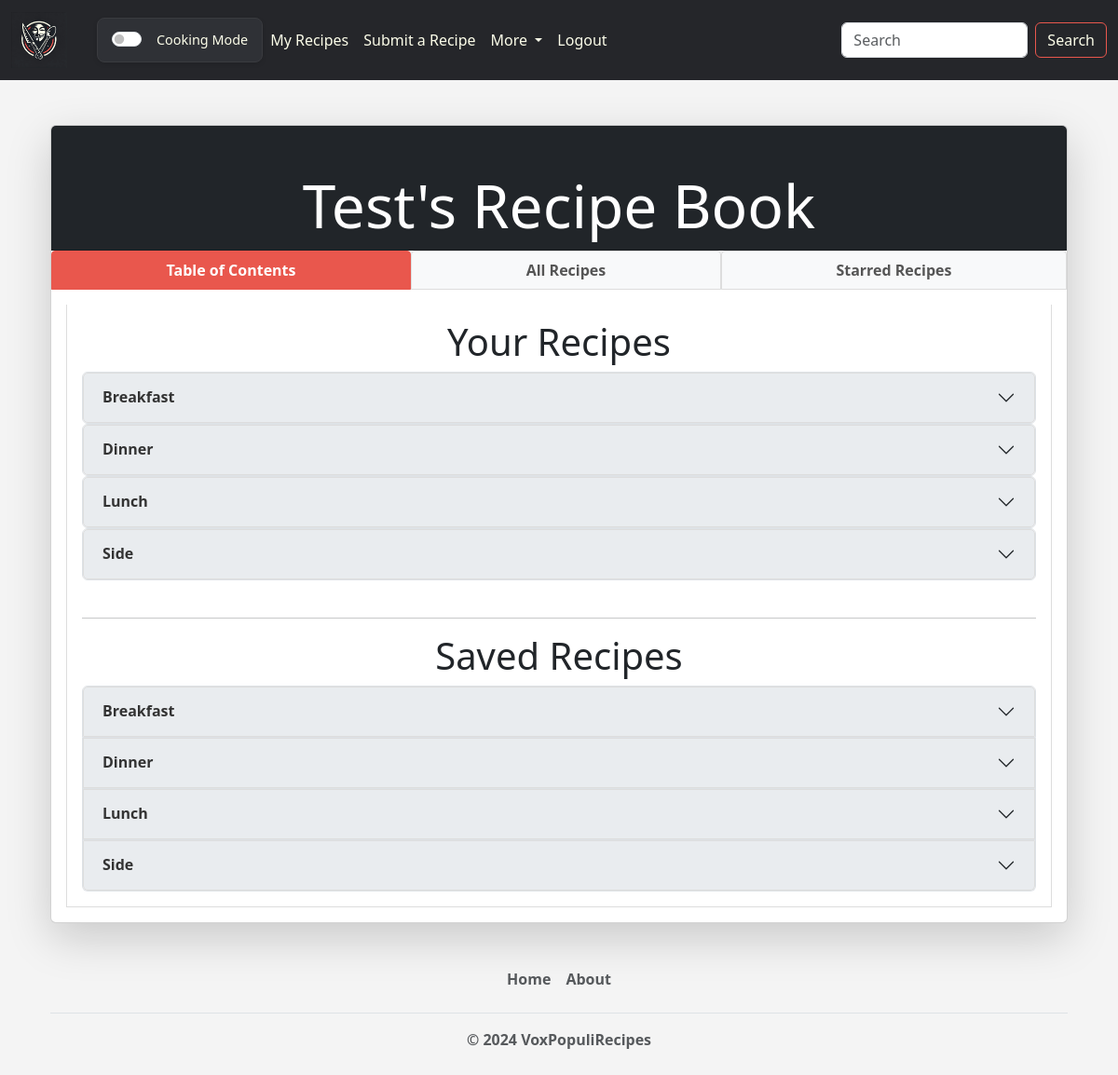
Screenshot of /my_recipes (signed in) with the database file from the repository.
### voxpopulirecipes/models.py (models this page shows, shortened)
class MealType(models.Model):
    name = models.CharField(max_length=200)
    baking = models.BooleanField(default=False)

### voxpopulirecipes/views.py (the view)
# urls.py: path("my_recipes", views.my_recipes, name="my_recipes"),
def my_recipes(request):
    recipes = Recipe.objects.filter(creator=request.user).order_by("pub_date")
    saved_recipe_ids = SavedRecipe.objects.filter(user=request.user).values_list("recipe", flat=True)
    saved_recipes = Recipe.objects.filter(id__in=saved_recipe_ids).order_by("pub_date")
    starred_recipes = list(
        Recipe.objects.filter(
            id__in=StarredRecipe.objects.filter(user=request.user).values_list("recipe", flat=True)
        )
    )
    starred_recipe_ids = list(
        StarredRecipe.objects.filter(user=request.user).order_by("-date_starred").values_list("recipe_id", flat=True)
    )
    starred_recipes.sort(key=lambda recipe: starred_recipe_ids.index(recipe.id))
    all_recipes = list(set(chain(recipes, starred_recipes)))
    flattened_mealtypes = [
        {"recipe_id": recipe.id, "mealtypes": MealTypeMap.objects.filter(recipe=recipe).select_related("mealType")}
        for recipe in all_recipes
    ]
    flattened_cuisines = [
        {"recipe_id": recipe.id, "cuisines": CuisineMap.objects.filter(recipe=recipe).select_related("cuisine")}
        for recipe in all_recipes
    ]
    mealtype_cuisine_map = defaultdict(lambda: defaultdict(list))
    for recipe in recipes:
        mealtypes = MealType.objects.filter(id__in=MealTypeMap.objects.filter(recipe=recipe).values_list("mealType_id", flat=True))
        cuisines = Cuisine.objects.filter(id__in=CuisineMap.objects.filter(recipe=recipe).values_list("cuisine_id", flat=True))
        for mealtype in mealtypes:
            for cuisine in cuisines:
                mealtype_cuisine_map[mealtype][cuisine].append(recipe)
    mealtype_cuisine_map = {
        mealtype: {
            cuisine: sorted(recipe_list, key=lambda r: r.pub_date)
            for cuisine, recipe_list in sorted(cuisines.items(), key=lambda c: c[0].name)
        }
        for mealtype, cuisines in sorted(mealtype_cuisine_map.items(), key=lambda mt: mt[0].name)
    }
    saved_mealtype_cuisine_map = defaultdict(lambda: defaultdict(list))
    for recipe in saved_recipes:
        mealtypes = MealType.objects.filter(id__in=MealTypeMap.objects.filter(recipe=recipe).values_list("mealType_id", flat=True))
        cuisines = Cuisine.objects.filter(id__in=CuisineMap.objects.filter(recipe=recipe).values_list("cuisine_id", flat=True))
        for mealtype in mealtypes:
            for cuisine in cuisines:
                saved_mealtype_cuisine_map[mealtype][cuisine].append(recipe)
    saved_mealtype_cuisine_map = {
        mealtype: {
            cuisine: sorted(recipe_list, key=lambda r: r.pub_date)
            for cuisine, recipe_list in sorted(cuisines.items(), key=lambda c: c[0].name)
        }
        for mealtype, cuisines in sorted(saved_mealtype_cuisine_map.items(), key=lambda mt: mt[0].name)
    }
    context = {
        "recipes": recipes,
        "mealtype_cuisine_map": mealtype_cuisine_map,
        "saved_mealtype_cuisine_map": saved_mealtype_cuisine_map,
        "starred_recipes": starred_recipes,
        "recipe_mealtypes": flattened_mealtypes,
        "recipe_cuisines": flattened_cuisines,
    }
    return render(request, "voxpopulirecipes/my_recipes.html", context)

### voxpopulirecipes/templates/voxpopulirecipes/my_recipes.html (shortened to what this page needs)
{% extends 'voxpopulirecipes/base.html' %}
{% block content %}
{% if user.is_authenticated %}
<div class="container mt-4">
    <div class="card shadow-lg">
        <div class="card-header bg-dark text-white text-center">
            <h1 class="display-3">{{ user.first_name }}'s Recipe Book</h1>
        </div>
        <ul class="nav nav-tabs nav-fill" id="recipeBookTabs" role="tablist">
            <li class="nav-item" role="presentation">
                <button
                    class="nav-link active"
                    id="table-of-contents-tab"
                    data-bs-toggle="tab"
                    data-bs-target="#table-of-contents"
                    type="button"
                    role="tab"
                    aria-controls="table-of-contents"
                    aria-selected="true">
                    <strong>Table of Contents</strong>
                </button>
            </li>
            <li class="nav-item" role="presentation">
                <button
                    class="nav-link"
                    id="all-recipes-tab"
                    data-bs-toggle="tab"
                    data-bs-target="#all-recipes"
                    type="button"
                    role="tab"
                    aria-controls="all-recipes"
                    aria-selected="false">
                    <strong>All Recipes</strong>
                </button>
            </li>
            <li class="nav-item" role="presentation">
                <button
                    class="nav-link"
                    id="starred-recipes-tab"
                    data-bs-toggle="tab"
                    data-bs-target="#starred-recipes"
                    type="button"
                    role="tab"
                    aria-controls="starred-recipes"
                    aria-selected="false">
                    <strong>Starred Recipes</strong>
                </button>
            </li>
        </ul>
        <div class="card-body">
            <div class="tab-content" id="recipeBookTabContent">
                <div
                    class="tab-pane fade show active"
                    id="table-of-contents"
                    role="tabpanel"
                    aria-labelledby="table-of-contents-tab">
                    <h1 class="text-center">Your Recipes</h1>
                    <div class="col-12">
                        <div class="accordion" id="Meal_type_Accordion">
                            {% for mealtype, cuisines in mealtype_cuisine_map.items %}
                            <div class="accordion-item">
                                <h2 class="accordion-header" id="heading{{ mealtype.id }}">
                                    <button class="accordion-button collapsed" type="button" data-bs-toggle="collapse"
                                            data-bs-target="#collapse{{ mealtype.id }}" aria-expanded="false" aria-controls="collapse{{ mealtype.id }}">
                                        <strong>{{ mealtype.name }}<strong>
                                    </button>
                                </h2>
                                            {% for cuisine, recipes in cuisines.items %}
                                                            {% for recipe in recipes %}
                                                                        {% if recipe.image %}
                                                                            <img
                                                                                src="{{ recipe.image.url }}"
                                                                                class="card-img-top"
                                                                                alt="{{ recipe.title }}"
                                                                                style="object-fit: cover; height: 200px;"
                                                                            >
                                                                        {% else %}
                                                                                {% load static %}
                                                                        {% endif %}
                                                            {% endfor %}
                                            {% endfor %}
                            </div>
                            {% endfor %}
                        </div>
                    </div>
                    <br>
                    <hr>
                    <h1 class="text-center">Saved Recipes</h1>
                    <div class="col-12">
                        <div class="accordion" id="Saved_Meal_type_Accordion">
                            {% for mealtype, cuisines in saved_mealtype_cuisine_map.items %}
                            <div class="accordion-item">
                                <h2 class="accordion-header" id="savedHeading{{ mealtype.id }}">
                                    <button class="accordion-button collapsed" type="button" data-bs-toggle="collapse"
                                            data-bs-target="#savedCollapse{{ mealtype.id }}" aria-expanded="false" aria-controls="savedCollapse{{ mealtype.id }}">
                                        <strong>{{ mealtype.name }}</strong>
                                    </button>
                                </h2>
                                            {% for cuisine, recipes in cuisines.items %}
                                                        {% for recipe in recipes %}
                                                                        {% if recipe.image %}
                                                                            <img
                                                                                src="{{ recipe.image.url }}"
                                                                                class="card-img-top"
                                                                                alt="{{ recipe.title }}"
                                                                                style="object-fit: cover; height: 200px;"
                                                                            >
                                                                        {% else %}
                                                                                {% load static %}
                                                                        {% endif %}
                                                        {% endfor %}
                                            {% endfor %}
                            </div>
                            {% endfor %}
                        </div>
                    </div>
                </div>
            </div>
        </div>
    </div>
</div>
{% endif %}
{% endblock %}

### voxpopulirecipes/templates/voxpopulirecipes/base.html (style rules this page uses)
body { background-color: #f4f4f4; }

### voxpopulirecipes/templates/voxpopulirecipes/navbar.html (style rules this page uses)
.nav-link { color: #fcfde9; transition: color 0.3s ease; }

### voxpopulirecipes/templates/voxpopulirecipes/my_recipes.html (style rules this page uses)
.accordion-header .accordion-button { background-color: #e9ecef; color: #333; border: 1px solid #ddd; }
.nav-tabs .nav-link { color: #555; background-color: #f8f9fa; border: 1px solid #ddd; margin-right: 2px; border-radius: 0.25rem 0.25rem 0 0; }
.nav-tabs .nav-link.active { color: white; background-color: #e9574d; border-color: #e9574d; }
.tab-content { border: 1px solid #ddd; border-top: none; padding: 1rem; background-color: #fff; }
.tab-pane.active { display: block; }
.card-header { position: relative; padding-top: 3rem; }
.card-header h1 { margin-bottom: 0; white-space: normal; word-break: break-word; text-align: center; }

### rows the page displays
MealType: name "Breakfast"
MealType: name "Dinner"
MealType: name "Lunch"
MealType: name "Side"

### other values shown
{{ user.first_name }} "Test"
